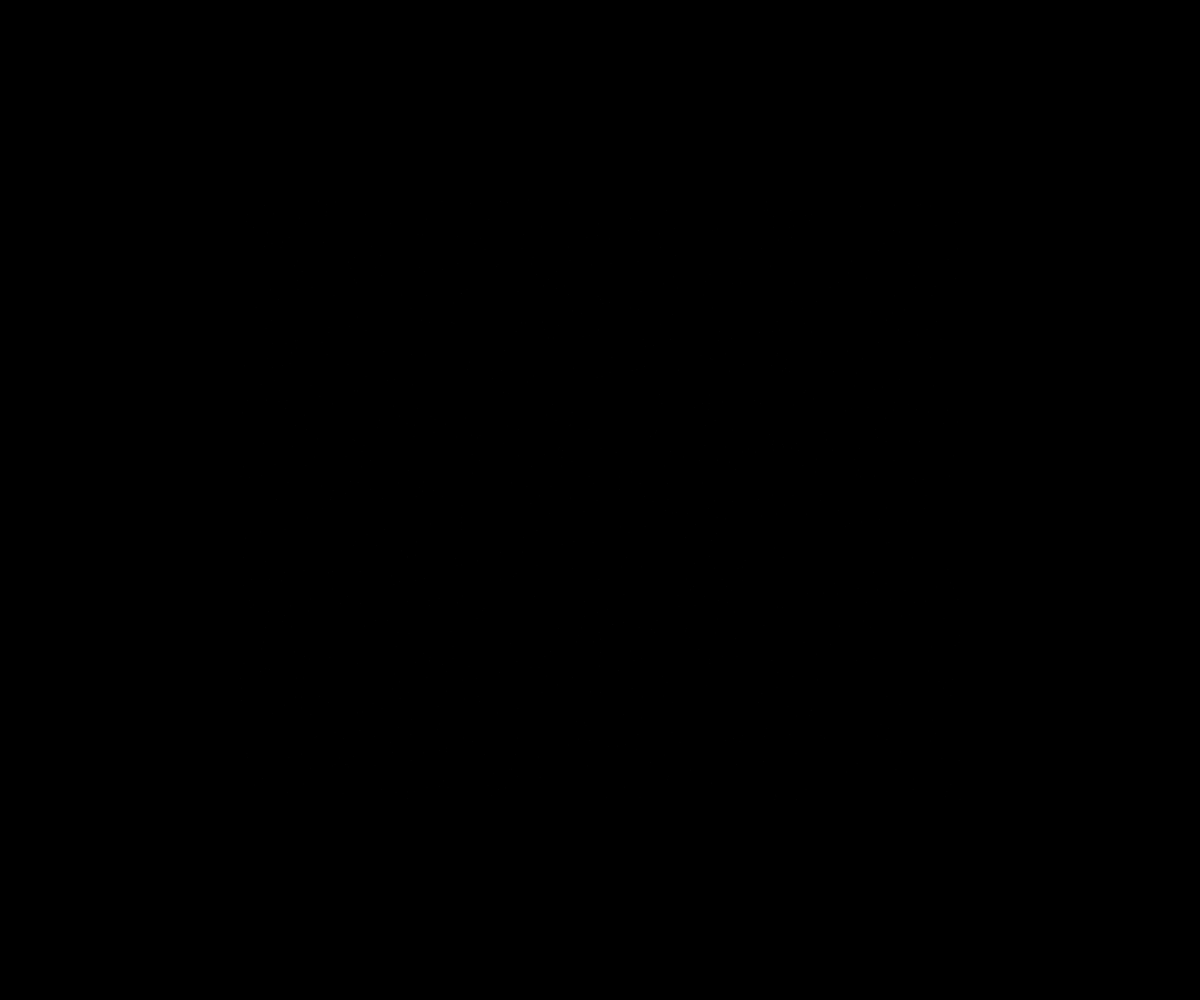
Frame 1 (no input)
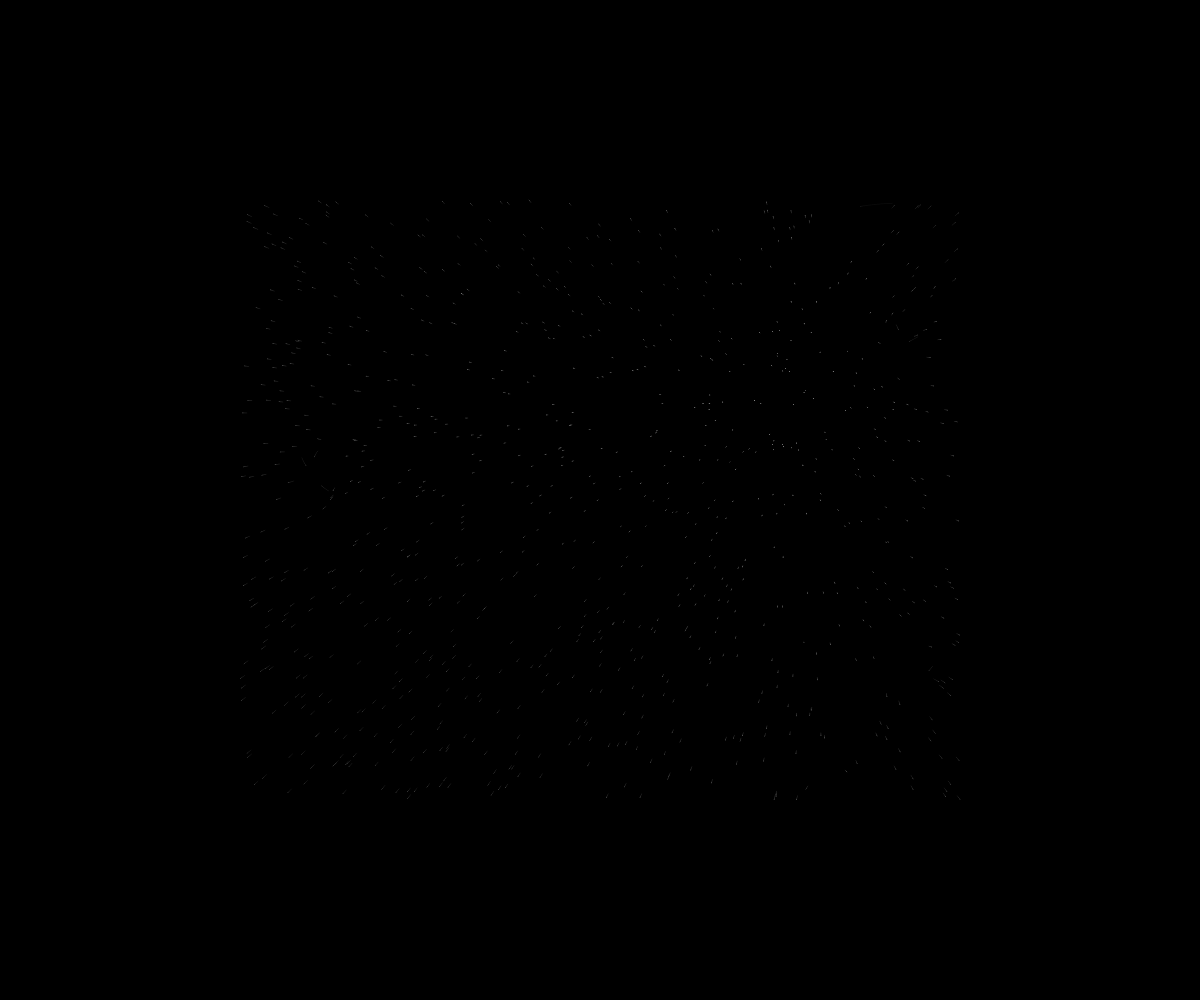
Frame 60 (no input)
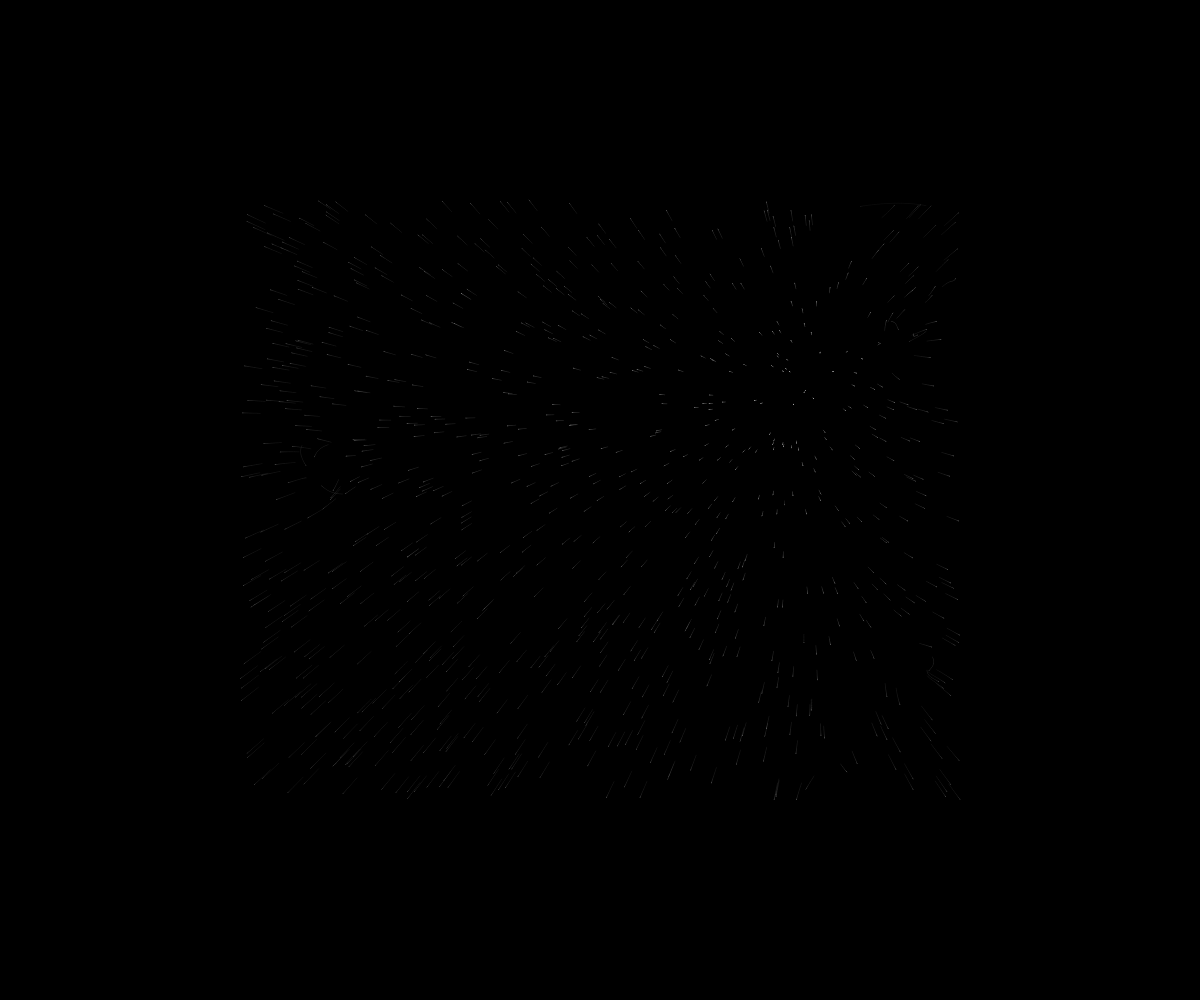
Frame 120 (the mouse pressed at the canvas centre since frame 60)

The p5.js sketch that drew these frames (run headless with seeded random() and noise() and a simulated clock; from frame 60 on, the mouse is pressed at the canvas centre):

// p5.js sketch
// ── sketch.js
/**
 * Drawing attachtion and repulsion forces demo
 * Study about how vector and forces work, and how they interact each other
 *
 * TODO: What if we draw a container shape with attractors
 *
 * video object trails - https://www.youtube.com/watch?v=vqE8DMfOajk
 */

const P_NUM = 900

let attractors = []
let particles = []

function setup() {
  createCanvas(windowWidth, windowHeight)
  background(0)

  // Initializing the first attractor
  for (let i = 0; i < 10; i++) {
    attractors.push(createVector(random(width), random(height)))
  }

  // Initializing the particles
  for (let i = 0; i < P_NUM; i++) {
    // Fix values make interesting shapes
    // let x = width/2
    // let y = height/2
    let x = random(width * 0.2, width * 0.8)
    let y = random(height * 0.2, height * 0.8)
    particles[i] = new Particle(x, y)
  }
}

function draw() {
  // It's interesting with no trails
  // background(0)

  // Attractors display
  for (let a of attractors) {
    push()
      strokeWeight(8)
      stroke(0, 0)
      point(a.x, a.y)
    pop()
  }

  // Particles display
  for (let i = 0; i < particles.length; i++) {
    for (let j = 0; j < attractors.length; j++) {
      particles[i].attracted(attractors[j])
    }
    particles[i].update()
    particles[i].show()
  }
}

// function mousePressed () {
//   attractors.push(createVector(mouseX, mouseY))
// }

// ── particle.js
class Particle {
  constructor (x, y) {
    this.acc = createVector()
    this.prev = createVector(x, y)
    this.pos = createVector(x, y)
    this.vel = createVector()
    // this.vel = p5.Vector.random2D()
    // Random magnitude makes this more chaotic
    // this.vel.setMag(random(2, 5))
  }

  attracted (target) {
    // This returns a vector with the difference of this 2 vectors
    let force = p5.Vector.sub(target, this.pos)
    // Distance squared
    // let dsQuared = force.magSq()
    let dsQuared = force.mag()
    // Once the particle is close, the force is so big, that it explodes
    // It's like when in Apollo, they have to calculate the travel
    // round the Moon to spin to the Earth
    dsQuared = constrain(dsQuared, 5, 50)
    // Created a repulsion area
    if (dsQuared < 20) {
      force.mult(-10)
    }
    // Universival gravitational constant
    let UGC = 1//6.67408
    let strength = UGC / (dsQuared*dsQuared)
    // This sets the length of my vector
    force.setMag(strength)
    // And we need to reset acceleration to zero when updating
    this.acc.add(force)
  }

  update () {
    // Velocity is an arrow that tells the position where to go
    // Acceleration which tell the position what to do (turn, slow)
    this.pos.add(this.vel)
    this.vel.add(this.acc)
    // To prevent the acceleration gets crazy with the force
    this.acc.mult(0)
  }

  show () {
    push()
      noFill()
      stroke(255, 5)
      line(this.pos.x, this.pos.y, this.prev.x, this.prev.y)
    pop()

    // Setting previous values
    this.prev.x = this.pos.x
    this.prev.y = this.pos.y
  }
}
